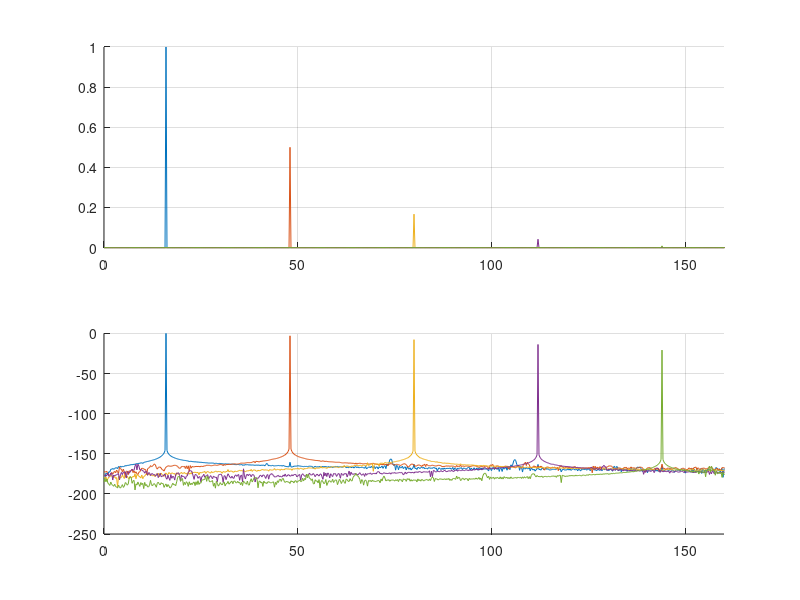
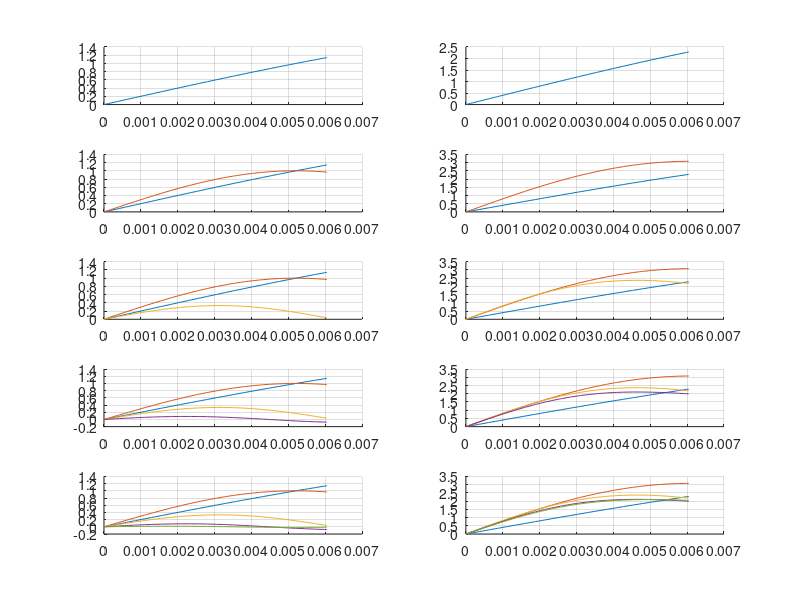
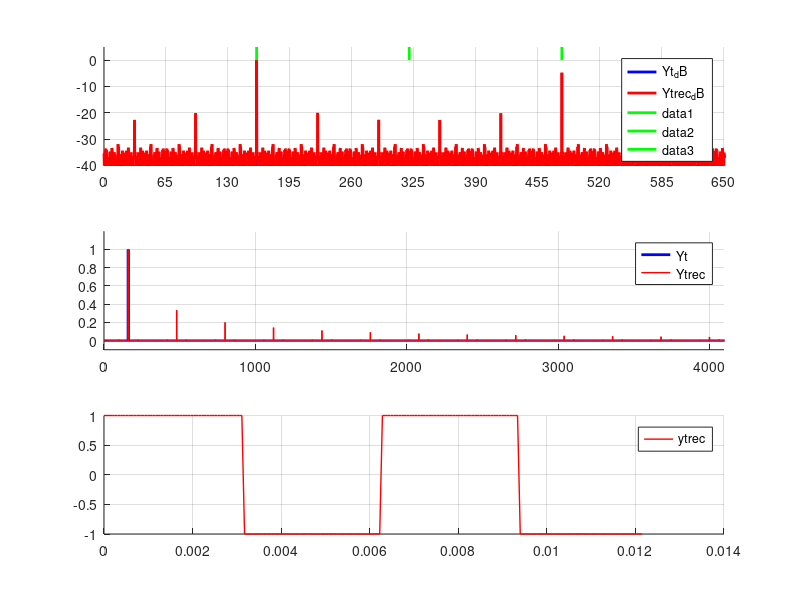
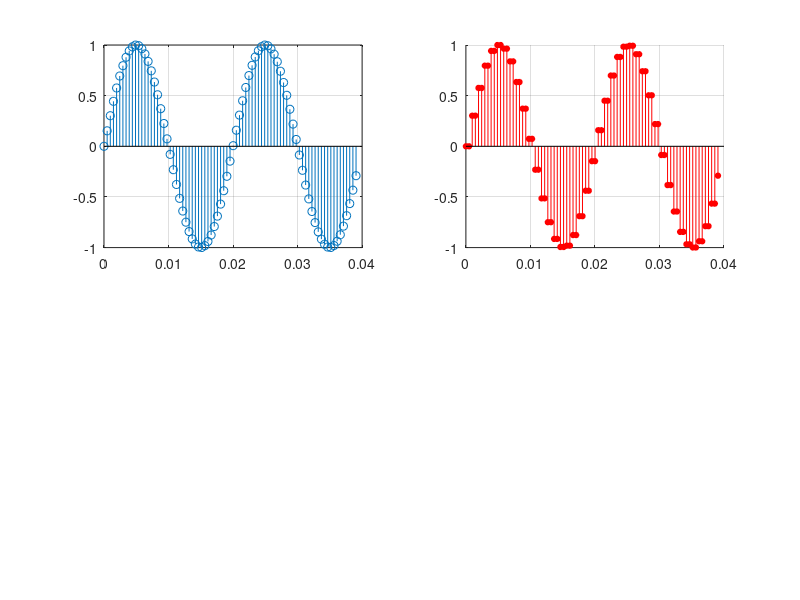

Here is the MATLAB script that generated these plots, in order: (Note: this script raises an error after producing the figures.)
%%%%%%%%%%%%%%%%%%%%%%%%%%%%%%%%%%%%%%%%%%%%%%%%%%%%%%%%%%
% harmonisches vielfaches, Oberschwingungen
%%%%%%%%%%%%%%%%%%%%%%%%%%%%%%%%%%%%%%%%%%%%%%%%%%%%%%%%%%


delete(findall(0,'type','line'))    % Inhalte der letztem plots löschen, figure handle behalten
clc;

fa1=2^14;
Ta1=1/fa1;
fa2=4*fa1;
Ta2=1/fa2;
n=2^16;
fc=160;
t=[0:1:n]*Ta1;


%%%%%%%%%%%%%%%%%%%%%%%%%%%%%
% fft
%%%%%%%%%%%%%%%%%%%%%%%%%%%%%
L=n;
NFFT = 2^nextpow2(L); % Next power of 2 from length of y
ticksF = fa1/2*linspace(0,2,NFFT);
NFFTx2 = 2^nextpow2(4*L); % Next power of 2 from length of y
ticksFx2 = fa1*linspace(0,4,NFFTx2);
ticksFx4 = fa2/2*linspace(0,2,NFFTx2);
ticksFx4x2 = fa2*linspace(0,2,2*NFFTx2);

%%%%%%%%%%%%%%%%%%%%%%%%%%%%%
% Erzeugung von Oberwellen
%%%%%%%%%%%%%%%%%%%%%%%%%%%%%
N=5;
ySow1=sin(2*pi*fc*t);
ySowN=nan(length(t),N);
ySowNsum=ySowN;
YSowN=nan(length(fft(ySow1,NFFT)/(L)), N);
YSowN_dB=YSowN;
am=2;
for n=1:N
    am=am/n;
    ySowN(1:end,n)=am*(sin(2*pi*(2*n-1)*fc/10*t));%.*cos(2*pi*(2*n-1)*fc/10*t)).';
    YSowN(1:end,n)=(fft(ySowN(1:end,n),NFFT)/(L)).';
    YSowN_dB(1:end,n)=10*log10(abs(YSowN(1:end,n)));
end;



p1=figure(1);
col=['r' 'g' 'b'];
subplot(211);
hold all;
for n=1:N
    plot(ticksFx2(1:end/4),abs(YSowN(1:end,n)));grid on;
end;
hold off;
xlim([0 2*fc/10*N]);

subplot(212);
hold all;
for n=1:N
    plot(ticksFx2(1:end/4),(YSowN_dB(1:end,n)));grid on;
end;
hold off;
xlim([0 2*fc/10*N]);

p2=figure(2);

col=['r' 'g' 'b'];
hold all;
ySowNsum = ySowN;
for n=1:N
    subplot(N,2,2*n-1);
    for k=1:n
        hold all;
        plot(t(1:100),ySowN(1:100,k));grid on;
        hold off;
    end;
    subplot(N,2,2*n);
    for k=1:n
        hold all;
        ySowNsum(1:end,n)=ySowNsum(1:end,n)+ySowN(1:end,k);
        plot(t(1:100),ySowNsum(1:100,k));grid on;
        hold off;
    end;
end;
hold off;

p3=figure(3);
%ytrec=square(2*pi*fc*t)+square(2*pi*2*fc*t);
ytrec=square(2*pi*fc*t);

Yt=(fft(ySow1,NFFT)/(L)).';
Yt=Yt/max(abs(Yt));
Yt_dB=10*log10(abs(Yt));

Ytrec=(fft(ytrec,NFFT)/(L));
Ytrec=Ytrec/max(abs(Ytrec));
Ytrec_dB=10*log10(abs(Ytrec));

subplot(311);
hold on;
plot(ticksF,Yt_dB,'b','LineWidth',2);grid on;
plot(ticksF,Ytrec_dB,'r','LineWidth',2);grid on;
legend('Yt_dB','Ytrec_dB');
hold off;
xlim([0 650]);
ylim([-40 5]);
line([fc fc],[0 5],'color','g','LineWidth',2,'LineStyle','-');
line(2*[fc fc],[0 5],'color','g','LineWidth',2,'LineStyle','-');
line(3*[fc fc],[0 5],'color','g','LineWidth',2,'LineStyle','-');
set(gca,'XTick',[0:650/10:650])

subplot(312);
hold on;
plot(ticksF,abs(Yt),'b','LineWidth',2);grid on;
plot(ticksF,abs(Ytrec),'r','LineWidth',1);grid on;
legend('Yt','Ytrec')
hold off;
xlim([0 fa1/4]);
ylim([-0.1 1.2]);
%set(gca,'XTick',[0:640/10:640])

subplot(313);
hold on;
%plot(ticksF,Yt_dB,'b','LineWidth',2);grid on;
%plot(ticksF,Ytrec_dB,'r','LineWidth',1);grid on;
plot(t(1:200),ytrec(1:200),'r','LineWidth',1);grid on;
legend('ytrec')
hold off;
%xlim([159 161]);
%ylim([-0.1 1.2]);
%set(gca,'XTick',[159:1/10:161])

%%%%%%%%%%%%%%%%%%%%%%%%%%%%%%%%%%%%%%%%%%%%%%%%%%%%%%%%
%%%%%%%%%%%%  Quantisierung  %%%%%%%%%%%%%%%%%%%%%%%%%%%
%%%%%%%%%%%%%%%%%%%%%%%%%%%%%%%%%%%%%%%%%%%%%%%%%%%%%%%%
fa=2^11;
Ta=1/fa;
L=2^12;
t=[0:1:L-1]*Ta;
f1=50;
ysin=sin(2*pi*f1*t);

p4=figure(4);
subplot(221);
stem(t(1:2/(f1*Ta)),ysin(1:2/(f1*Ta)));grid on;

subplot(222);
[xb,yquant]=stairs(t(1:end/2),sin(2*pi*2*f1*t(1:end/2)));
hold on;
st1=stem(t(1:2/(f1*Ta)),yquant(1:2/(f1*Ta)),'r');grid on;
%st2=stem(t(1:25),ysin(1:25));grid on;

set(st1,'MarkerFaceColor','red','MarkerSize',4)
set(st2,'MarkerFaceColor','blue','MarkerSize',2)
%stairs(t(1:25),ysin(1:25),'r'); grid on;
hold off;

NFFT = 2^nextpow2(L); % Next power of 2 from length of y
ticksF = fa/2*linspace(0,2,NFFT);

NFFTqa = 2^nextpow2(2*L-1); % Next power of 2 from length of y
ticksFqa = fa/2*linspace(0,2,NFFTqa);

Yquant=fft(yquant,NFFTqa)/(2*L-1);
Yquant_dB=10*log10(abs(Yquant));

Ysin=fft(ysin,NFFT)/L;
Ysin_dB=10*log10(abs(Ysin));

subplot(223);
plot(ticksF,Ysin_dB);grid on;
legend('Ysin_dB');

subplot(224);
plot(ticksFqa,Yquant_dB,'r');grid on;
legend('Yquant_dB');

arr=sort(findall(0,'type','figure'));
delete(arr(1:end-1))

% hold on;
% plot(ticksFx2(1:end/4),abs([YS]),'b','LineWidth',2);grid on;
% plot(ticksFx2(1:end/4),abs([YSrect]),'r');grid on;
% hold off;
%%%%%%%%%%%%%%%%%%%%%%%%%%%%%%%%%%%%%%%%%%%%%%%%%%%%%%%%
%%%%%%%%%%%%%%%%%%%%%%%%%%%%%%%%%%%%%%%%%%%%%%%%%%%%%%%%
%%%%%%%%%%%%%%%%%%%%%%%%%%%%%%%%%%%%%%%%%%%%%%%%%%%%%%%%
% 
% fs=100e3;
% Ts=1/fs;
% L=2^16;
% fc=160;
% t=[0:1:L-1]*Ts;
% 
% %%%%%%%%%%%%%%%%%%%%%%%%%%%%%
% % fft
% %%%%%%%%%%%%%%%%%%%%%%%%%%%%%
% NFFT = 2^nextpow2(L); % Next power of 2 from length of y
% ticksF = fs/2*linspace(0,2,NFFT);
% 
% ySq=sign(sin(2*pi*fc*t));
% ySquare=square(2*pi*fc*t);
% 
% YSquare=(fft(ySquare,NFFT)/L);
% YSquare=YSquare/max(abs(YSquare));
% YSquare_dB=10*log10(abs(YSquare));
% 
% PYSquare = abs(fft(ySquare,NFFT)).^2/L/fs;
% 
% % Create a single-sided spectrum
% Hpsd = dspdata.psd(PYSquare(1:length(PYSquare)/2),'Fs',fs);  
% plot(Hpsd);
